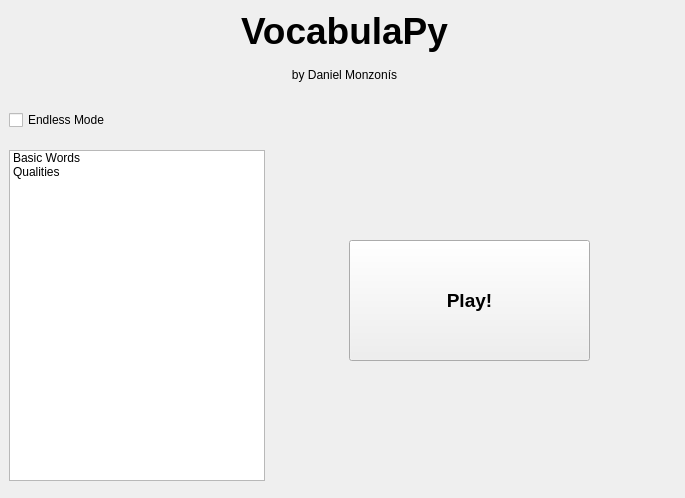
<?xml version="1.0" encoding="UTF-8"?>
<ui version="4.0">
 <class>GameWindow</class>
 <widget class="QMainWindow" name="GameWindow">
  <property name="geometry">
   <rect>
    <x>0</x>
    <y>0</y>
    <width>685</width>
    <height>498</height>
   </rect>
  </property>
  <property name="windowTitle">
   <string>MainWindow</string>
  </property>
  <widget class="QWidget" name="centralwidget">
   <widget class="QStackedWidget" name="stack">
    <property name="geometry">
     <rect>
      <x>9</x>
      <y>0</y>
      <width>671</width>
      <height>491</height>
     </rect>
    </property>
    <property name="currentIndex">
     <number>0</number>
    </property>
    <widget class="QWidget" name="menu_state">
     <widget class="QWidget" name="verticalLayoutWidget_2">
      <property name="geometry">
       <rect>
        <x>0</x>
        <y>10</y>
        <width>671</width>
        <height>81</height>
       </rect>
      </property>
      <layout class="QVBoxLayout" name="verticalLayout_2">
       <item>
        <widget class="QLabel" name="titleText">
         <property name="font">
          <font>
           <pointsize>28</pointsize>
           <weight>75</weight>
           <bold>true</bold>
          </font>
         </property>
         <property name="text">
          <string>VocabulaPy</string>
         </property>
         <property name="alignment">
          <set>Qt::AlignCenter</set>
         </property>
        </widget>
       </item>
       <item>
        <widget class="QLabel" name="authorText">
         <property name="text">
          <string>by Daniel Monzonís</string>
         </property>
         <property name="alignment">
          <set>Qt::AlignCenter</set>
         </property>
        </widget>
       </item>
      </layout>
     </widget>
     <widget class="QWidget" name="horizontalLayoutWidget">
      <property name="geometry">
       <rect>
        <x>0</x>
        <y>100</y>
        <width>671</width>
        <height>41</height>
       </rect>
      </property>
      <layout class="QHBoxLayout" name="horizontalLayout">
       <item>
        <widget class="QCheckBox" name="endlessCheckBox">
         <property name="text">
          <string>Endless Mode</string>
         </property>
        </widget>
       </item>
      </layout>
     </widget>
     <widget class="QListWidget" name="wordFileList">
      <property name="geometry">
       <rect>
        <x>0</x>
        <y>150</y>
        <width>256</width>
        <height>331</height>
       </rect>
      </property>
      <item>
       <property name="text">
        <string>Basic Words</string>
       </property>
      </item>
      <item>
       <property name="text">
        <string>Qualities</string>
       </property>
      </item>
     </widget>
     <widget class="QPushButton" name="playButton">
      <property name="geometry">
       <rect>
        <x>340</x>
        <y>240</y>
        <width>241</width>
        <height>121</height>
       </rect>
      </property>
      <property name="font">
       <font>
        <pointsize>14</pointsize>
        <weight>75</weight>
        <bold>true</bold>
       </font>
      </property>
      <property name="text">
       <string>Play!</string>
      </property>
     </widget>
    </widget>
    <widget class="QWidget" name="game_state">
     <widget class="QWidget" name="verticalLayoutWidget">
      <property name="geometry">
       <rect>
        <x>0</x>
        <y>10</y>
        <width>671</width>
        <height>351</height>
       </rect>
      </property>
      <layout class="QVBoxLayout" name="verticalLayout">
       <item>
        <widget class="QLabel" name="wordText">
         <property name="font">
          <font>
           <pointsize>16</pointsize>
           <weight>50</weight>
           <bold>false</bold>
          </font>
         </property>
         <property name="layoutDirection">
          <enum>Qt::LeftToRight</enum>
         </property>
         <property name="autoFillBackground">
          <bool>false</bool>
         </property>
         <property name="text">
          <string>Word To Translate</string>
         </property>
         <property name="textFormat">
          <enum>Qt::AutoText</enum>
         </property>
         <property name="alignment">
          <set>Qt::AlignCenter</set>
         </property>
        </widget>
       </item>
       <item>
        <widget class="QLineEdit" name="lineEdit">
         <property name="font">
          <font>
           <pointsize>15</pointsize>
          </font>
         </property>
         <property name="alignment">
          <set>Qt::AlignCenter</set>
         </property>
        </widget>
       </item>
       <item>
        <widget class="QPushButton" name="translateButton">
         <property name="font">
          <font>
           <pointsize>15</pointsize>
          </font>
         </property>
         <property name="text">
          <string>Translate!</string>
         </property>
         <property name="iconSize">
          <size>
           <width>16</width>
           <height>16</height>
          </size>
         </property>
        </widget>
       </item>
       <item>
        <widget class="QLabel" name="feedbackText">
         <property name="font">
          <font>
           <pointsize>14</pointsize>
          </font>
         </property>
         <property name="text">
          <string/>
         </property>
         <property name="alignment">
          <set>Qt::AlignCenter</set>
         </property>
        </widget>
       </item>
      </layout>
     </widget>
     <widget class="QWidget" name="horizontalLayoutWidget_2">
      <property name="geometry">
       <rect>
        <x>0</x>
        <y>370</y>
        <width>671</width>
        <height>111</height>
       </rect>
      </property>
      <layout class="QHBoxLayout" name="horizontalLayout_2">
       <item>
        <widget class="QLabel" name="okText">
         <property name="font">
          <font>
           <pointsize>15</pointsize>
           <weight>75</weight>
           <bold>true</bold>
           <stylestrategy>PreferAntialias</stylestrategy>
          </font>
         </property>
         <property name="lineWidth">
          <number>1</number>
         </property>
         <property name="text">
          <string>&lt;html&gt;&lt;head/&gt;&lt;body&gt;&lt;p&gt;&lt;span style=&quot; color:#07c327;&quot;&gt;OK: 0&lt;/span&gt;&lt;/p&gt;&lt;/body&gt;&lt;/html&gt;</string>
         </property>
         <property name="textFormat">
          <enum>Qt::RichText</enum>
         </property>
         <property name="alignment">
          <set>Qt::AlignCenter</set>
         </property>
        </widget>
       </item>
       <item>
        <widget class="QLabel" name="failText">
         <property name="font">
          <font>
           <pointsize>15</pointsize>
           <weight>75</weight>
           <bold>true</bold>
          </font>
         </property>
         <property name="text">
          <string>&lt;html&gt;&lt;head/&gt;&lt;body&gt;&lt;p&gt;&lt;span style=&quot; color:#bf0808;&quot;&gt;Fails: 0&lt;/span&gt;&lt;/p&gt;&lt;/body&gt;&lt;/html&gt;</string>
         </property>
         <property name="textFormat">
          <enum>Qt::RichText</enum>
         </property>
         <property name="alignment">
          <set>Qt::AlignCenter</set>
         </property>
        </widget>
       </item>
      </layout>
     </widget>
     <zorder>wordText</zorder>
     <zorder>verticalLayoutWidget</zorder>
     <zorder>horizontalLayoutWidget_2</zorder>
    </widget>
   </widget>
  </widget>
 </widget>
 <resources/>
 <connections/>
</ui>
